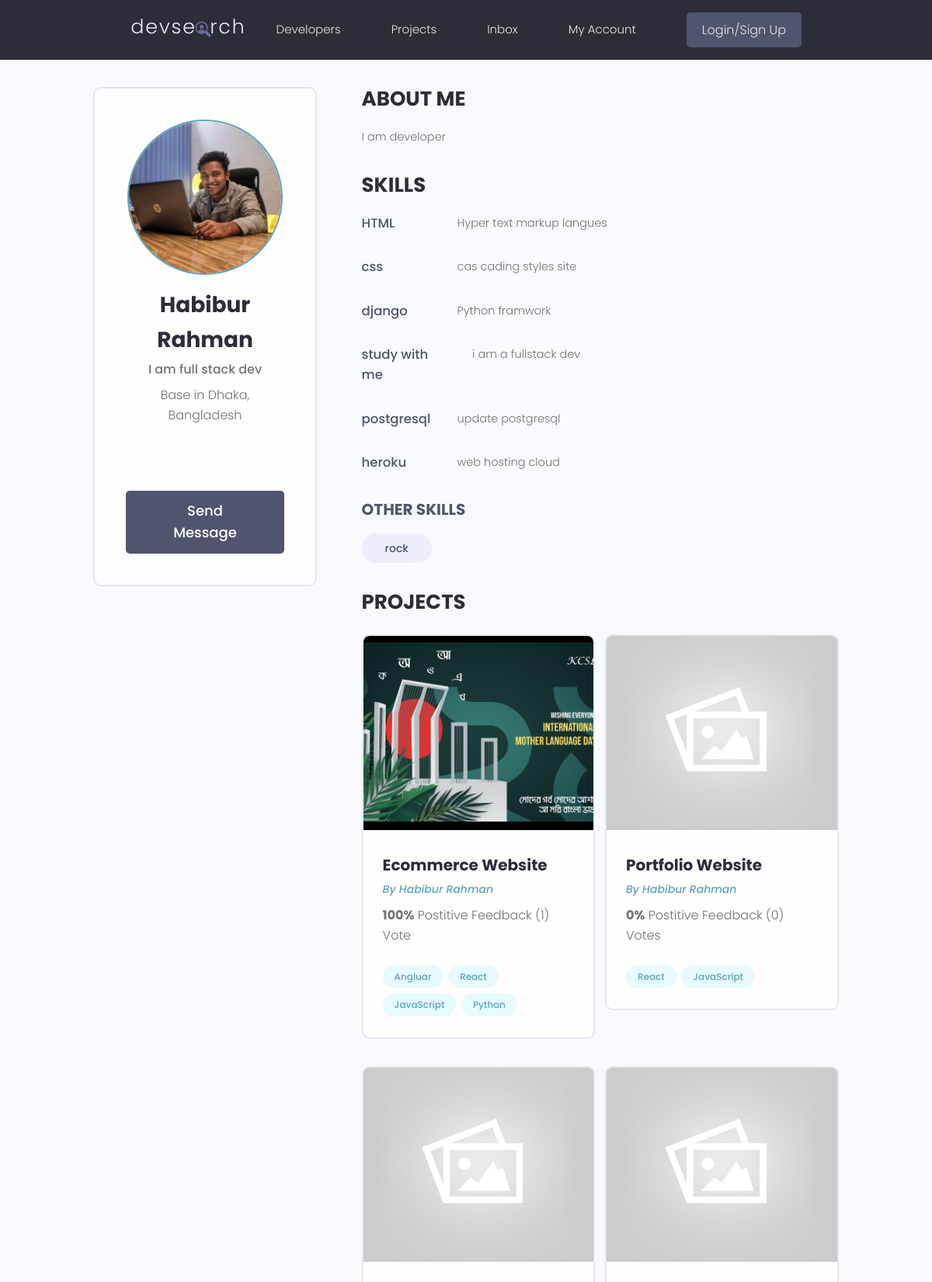
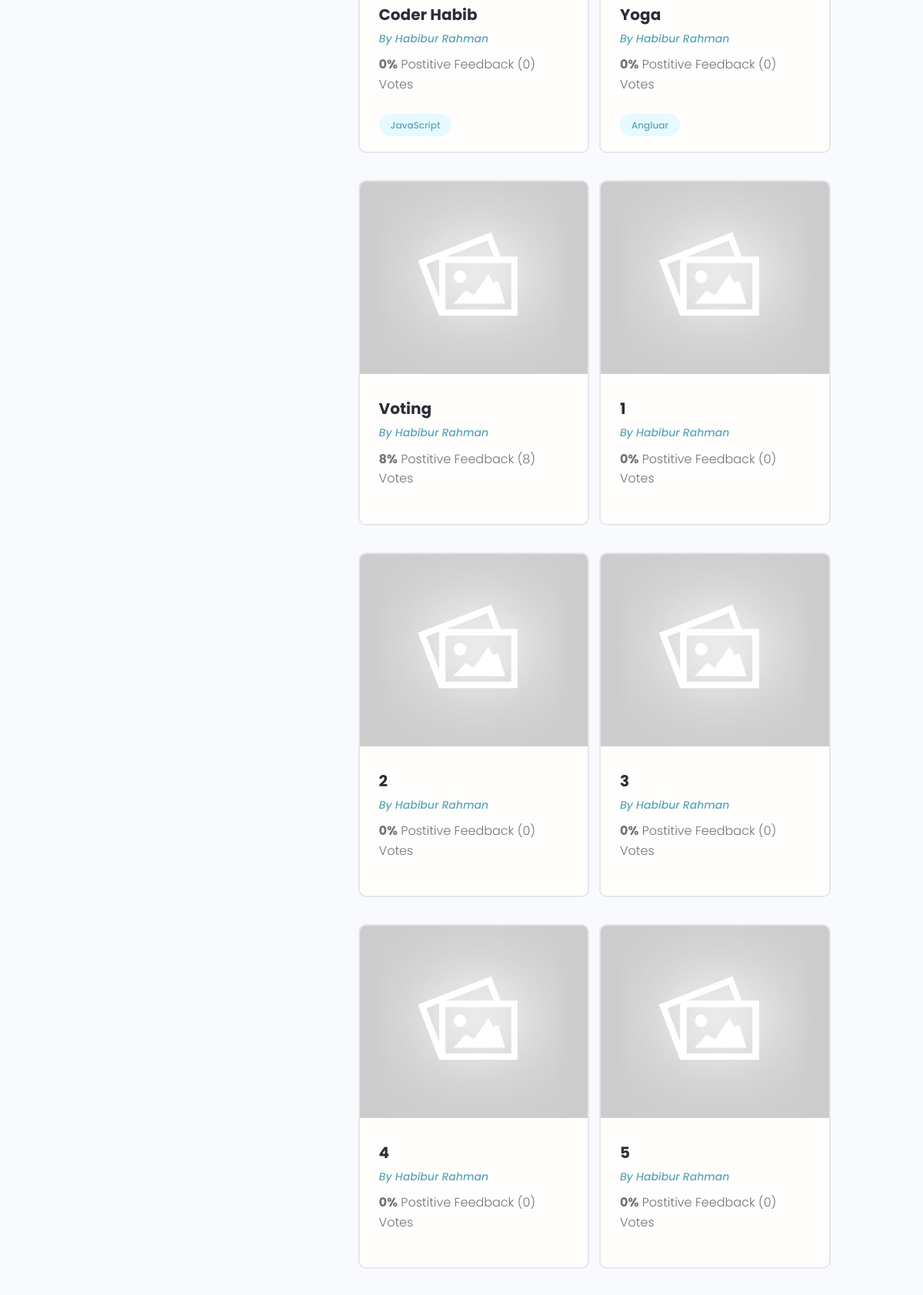
The page /profile/fa797bfb-c1fc-485c-90c1-994846bb4d0c/ (upper part) on the database its author committed (2 pictures, top to bottom).
### users/models.py (models this page shows, shortened)
class Profile(models.Model):
    user = models.OneToOneField(User, on_delete=models.CASCADE, null=True, blank=True)
    name = models.CharField(max_length=200, blank=True, null=True)
    email = models.EmailField(max_length=500, blank=True, null=True)
    username = models.CharField(max_length=200, blank=True, null=True)
    location = models.CharField(max_length=200, blank=True, null=True)
    short_intro = models.CharField(max_length=200, blank=True, null=True)
    bio = models.TextField(blank=True, null=True)
    profile_image = models.ImageField(null=True, blank=True, upload_to='profiles/', default='profiles/user-default.png')
    social_github = models.CharField(max_length=200, blank=True, null=True)
    social_twitter = models.CharField(max_length=200, blank=True, null=True)
    social_linkedin = models.CharField(max_length=200, blank=True, null=True)
    social_youtube = models.CharField(max_length=200, blank=True, null=True)
    social_website = models.CharField(max_length=200, blank=True, null=True)
    created = models.DateField(auto_now_add=True)
    id = models.UUIDField(default=uuid.uuid4, unique=True, primary_key=True, editable=False)

class Skill(models.Model):
    owner = models.ForeignKey(Profile, on_delete=models.CASCADE, null=True, blank=True)
    name = models.CharField(max_length=200, blank=True, null=True)
    description = models.TextField(blank=True, null=True)
    created = models.DateField(auto_now_add=True)
    id = models.UUIDField(default=uuid.uuid4, unique=True, primary_key=True, editable=False)
    def __str__(self):
        return str(self.name)

### projects/models.py (models this page shows, shortened)
class Project(models.Model):
    owner = models.ForeignKey(Profile,null= True, on_delete=models.SET_NULL)
    title = models.CharField(max_length=200)
    description = models.TextField(null=True, blank=True)
    featured_image = models.ImageField(null=True, blank=True,default="default.jpg")
    demo_link = models.CharField(max_length=2000, null=True, blank=True)
    source_link = models.CharField(max_length=2000, null=True, blank=True)
    tags = models.ManyToManyField('Tag', blank=True)
    vote_total = models.IntegerField(default=0, null=True, blank=True)
    vote_ratio = models.IntegerField(default=0, null=True, blank=True)
    created = models.DateField(auto_now_add=True)
    id = models.UUIDField(default=uuid.uuid4, unique=True, primary_key=True, editable=False)
    class Meta:
        ordering = ['created']

class Tag(models.Model):
    name = models.CharField(max_length=200)
    created = models.DateField(auto_now_add=True)
    id = models.UUIDField(default=uuid.uuid4, unique=True, primary_key=True, editable=False)
    def __str__(self):
        return self.name

### users/views.py (the view)
# urls.py: path('profile/<str:pk>/', views.userProfile, name='user-profiles'),
def userProfile(request, pk):
    profile = Profile.objects.get(id=pk)
    topSkills = profile.skill_set.exclude(description__exact="")
    otherSkills = profile.skill_set.filter(description="")
    context = {'profile': profile, 'topSkills': topSkills, 'otherSkills': otherSkills}
    return render(request, 'users/user-profile.html', context)

### users/templates/users/user-profile.html (shortened to what this page needs)
{% extends 'main.html' %}
{% block content %}
<main class="profile my-md">
    <div class="container">
      <div class="layout">
        <div class="column column--1of3">
          <div class="card text-center">
            <div class="card__body dev">
              <img class="avatar avatar--xl" src="{{profile.profile_image.url}}" />
              <h2 class="dev__name">{{profile.name}}</h2>
              <p class="dev__title">{{profile.short_intro}}</p>
              <p class="dev__location">Base in {{profile.location}}</p>
              <ul class="dev__social">
              </ul>
              <a href="#" class="btn btn--sub btn--lg">Send Message </a>
            </div>
          </div>
        </div>
        <div class="column column--2of3">
          <div class="devInfo">
            <h3 class="devInfo__title">About Me</h3>
            <p class="devInfo__about">{{profile.bio}}</p>
          </div>
          <div class="devInfo">
            <h3 class="devInfo__title">Skills</h3>
            <div class="devInfo__skills">
                {% for skill in topSkills %}
              <div class="devSkill">
                <h4 class="devSkill__title">{{skill.name}}</h4>
                <p class="devSkill__info">{{skill.description}}</p>
              </div>
              {% endfor %}
              <h3 class="devInfo__subtitle">Other Skills</h3>
              <div class="devInfo__otherSkills">
                {% for skill in otherSkills %}
                <span class="tag tag--pill tag--sub tag--lg">
                  <small>{{skill}}</small>
                </span>
                {% endfor %}
              </div>
            </div>
          </div>
          <div class="devInfo">
            <h3 class="devInfo__title">Projects</h3>
            <div class="grid grid--two">
              {% for project in profile.project_set.all %}
              <div class="column">
                <div class="card project">
                  <a href="{% url 'single-projects' project.id %}" class="project">
                    <img class="project__thumbnail" src="{{project.featured_image.url}}" alt="project thumbnail" />
                    <div class="card__body">
                      <h3 class="project__title">{{project.title}}</h3>
                      <p><a class="project__author" href="{% url 'user-profiles' project.owner.id %}">By {{project.owner.name}}</a></p>
                      <p class="project--rating">
                        <span style="font-weight: bold;">{{project.vote_ratio}}%</span> Postitive
                        Feedback ({{project.vote_total}}) Vote{{project.vote_total|pluralize:"s"}}
                      </p>
                      <div class="project__tags">
                        {% for tag in project.tags.all %}
                        <span class="tag tag--pill tag--main">
                          <small>{{tag}}</small>
                        </span>
                        {% endfor %}
                      </div>
                    </div>
                  </a>
                </div>
              </div>
              {% endfor %}
            </div>
          </div>
        </div>
      </div>
    </div>
  </main>
{% endblock %}

### static/styles/app.css (style rules this page uses)
:root { --color-sub: #2d2d39; }
.btn--sub { background-color: var(--color-sub-light); }
.card { border: 2px solid var(--color-light); }
img { width: 100%; }
.profile .card > .dev { padding: 4rem; }
.dev__name { color: var(--color-sub); font-size: 2.8rem; font-weight: 700; margin-top: 1rem; margin-bottom: 0.5rem; }
.dev__title { font-size: 1.6rem; font-weight: 500; line-height: 1.3; }
.dev__location { margin-top: 1rem; }
.dev__social { margin: 3rem 0; list-style: none; display: flex; justify-content: center; gap: 1.5rem; }
.devInfo { margin-bottom: 3rem; }
.devInfo__title, .devInfo__subtitle { font-size: 2.6rem; color: var(--color-sub); text-transform: uppercase; font-weight: 700; margin-bottom: 1.5rem; }
.devInfo__subtitle { font-size: 2rem; color: var(--color-sub-light); }
.devInfo__about, .devSkill__info { font-size: 1.45rem; line-height: 1.7; text-align: justify; }
.devSkill { margin-bottom: 3rem; }
.devSkill__title { font-size: 1.65rem; font-weight: 500; color: var(--color-sub-light); }
@media screen and (min-width: 700px) { .devSkill { display: flex; justify-content: space-between; gap: 3rem; } }
@media screen and (min-width: 700px) { .devSkill__info { flex-basis: 80%; } }
.project__author { font-size: 1.4rem; font-style: italic; }
.project--rating { margin-bottom: 1.6em; margin-top: .5em; }
.project__thumbnail { height: 25rem; object-fit: cover; object-position: top center; }
.project__title { font-size: 2rem; font-weight: 700; color: var(--color-sub); }

### static/uikit/styles/modules/_variables.css (style rules this page uses)
:root { --color-main: #5aa5b9; --color-main-light: #e6faff; --color-sub: #3f4156; --color-sub-light: #51546e; --color-sub-lighter: #ededfd; --color-text: #737373; --color-gray: #8b8b8b; --color-light: #e5e7eb; --color-light-gray: #767676; --color-bg: #f8fafd; --color-white: #fffefd; --color-white-light: #f3f3f3; --color-success: #359e64; --color-success-bg: #def8e8; --color-error: #fc4b0b; --color-error-bg: #fff2ee; --font-base: 'Poppins', arial, helvetica, 'Segoe UI', roboto, ubuntu, sans-serif; --font-monospace: 'Fira Code', 'Courier New', courier, monospace; --font-regular: 300; --font-medium: 500; --font-bold: 700; --generic-shadow: 1px 1px 5px #00000010; --generic-transition: all 0.3s ease-in-out; }

### static/uikit/styles/modules/_base.css (style rules this page uses)
* { margin: 0; padding: 0; box-sizing: border-box; text-rendering: optimizeLegibility; color: inherit; font-size: inherit; }
html { font-size: 50%; }
@media only screen and (min-width: 480px) { html { font-size: 56.25%; } }
@media only screen and (min-width: 1200px) { html { font-size: 62.5%; } }
body { line-height: 1.6; font-weight: 400; font-size: 1.5rem; color: var(--color-text); background-color: var(--color-bg); min-height: 100vh; }

### static/uikit/styles/modules/_typography.css (style rules this page uses)
* { font-family: var(--font-base); }
h2 { font-size: 3.6rem; font-weight: var(--font-bold); }
h3 { font-size: 3.2rem; font-weight: var(--font-medium); }
h4 { font-size: 2.8rem; font-weight: var(--font-medium); }
p, span, strong { font-size: 1.6rem; color: var(--color-text); font-weight: var(--font-regular); }
a { padding-bottom: 2px; text-decoration: none; display: inline-block; color: var(--color-main); font-weight: var(--font-medium); }

### static/uikit/styles/modules/_utilities.css (style rules this page uses)
.container { width: 92%; max-width: 165rem; margin: 0 auto; box-sizing: border-box; }
@media screen and (min-width: 1000px) { .container { width: 90%; } }
@media screen and (min-width: 1200px) { .container { width: 80%; } }
.text-center { text-align: center; }
.my-md { margin: 3rem auto; }

### static/uikit/styles/modules/_avatar.css (style rules this page uses)
.avatar { border-radius: 50%; border: 2px solid var(--color-main); object-fit: cover; }
.avatar--xl { height: 20rem; width: 20rem; }

### static/uikit/styles/modules/_button.css (style rules this page uses)
.btn { display: inline-block; position: relative; cursor: pointer; background-color: var(--color-light); font-weight: var(--font-medium); color: var(--color-sub); text-decoration: none; padding: 1rem 2rem; border-radius: 0.5rem; border: none; width: -webkit-fit-content; width: -moz-fit-content; width: fit-content; height: -webkit-fit-content; height: -moz-fit-content; height: fit-content; font-size: 1.6rem; outline-width: 0; outline-color: transparent; -webkit-backface-visibility: hidden; backface-visibility: hidden; transition: all 0.3s ease-in-out; }
.btn--sub { background-color: var(--color-sub); color: var(--color-white); }
.btn--lg { font-size: 1.8rem; padding: 1.2rem 4.5rem; }

### static/uikit/styles/modules/_card.css (style rules this page uses)
.card { border-radius: 1rem; background-color: var(--color-white); border: 1.5px solid var(--color-light); width: auto; height: auto; margin-top: 0.5rem; margin-bottom: 0.5rem; overflow: hidden; }
.card__body, .card__header { padding: 2rem 2.5rem; }

### rows shown on the page
Profile: profile_image (picture), name "Habibur Rahman", short_intro "I am full stack dev", location "Dhaka, Bangladesh", bio "I am developer"
Skill: name "HTML", description "Hyper text markup langues"
Skill: name "css", description "cas cading styles site"
Skill: name "django", description "Python framwork"
Skill: name "study with me", description "i am a fullstack dev"
Skill: name "postgresql", description "update postgresql"
Skill: name "heroku", description "web hosting cloud"
Skill: name "rock"
Project: featured_image (picture), title "Ecommerce Website", owner.name "Habibur Rahman", vote_ratio "100", vote_total "1"
Tag: name "Angluar"
Tag: name "React"
Tag: name "JavaScript"
Tag: name "Python"
Project: featured_image (placeholder picture), title "Portfolio Website", owner.name "Habibur Rahman", vote_ratio "0", vote_total "0"
Project: featured_image (placeholder picture), title "Coder Habib", owner.name "Habibur Rahman", vote_ratio "0", vote_total "0"
Project: featured_image (placeholder picture), title "Yoga", owner.name "Habibur Rahman", vote_ratio "0", vote_total "0"
Project: featured_image (placeholder picture), title "Voting", owner.name "Habibur Rahman", vote_ratio "8", vote_total "8"
Project: featured_image (placeholder picture), title "1", owner.name "Habibur Rahman", vote_ratio "0", vote_total "0"
Project: featured_image (placeholder picture), title "2", owner.name "Habibur Rahman", vote_ratio "0", vote_total "0"
Project: featured_image (placeholder picture), title "3", owner.name "Habibur Rahman", vote_ratio "0", vote_total "0"
Project: featured_image (placeholder picture), title "4", owner.name "Habibur Rahman", vote_ratio "0", vote_total "0"
Project: featured_image (placeholder picture), title "5", owner.name "Habibur Rahman", vote_ratio "0", vote_total "0"
